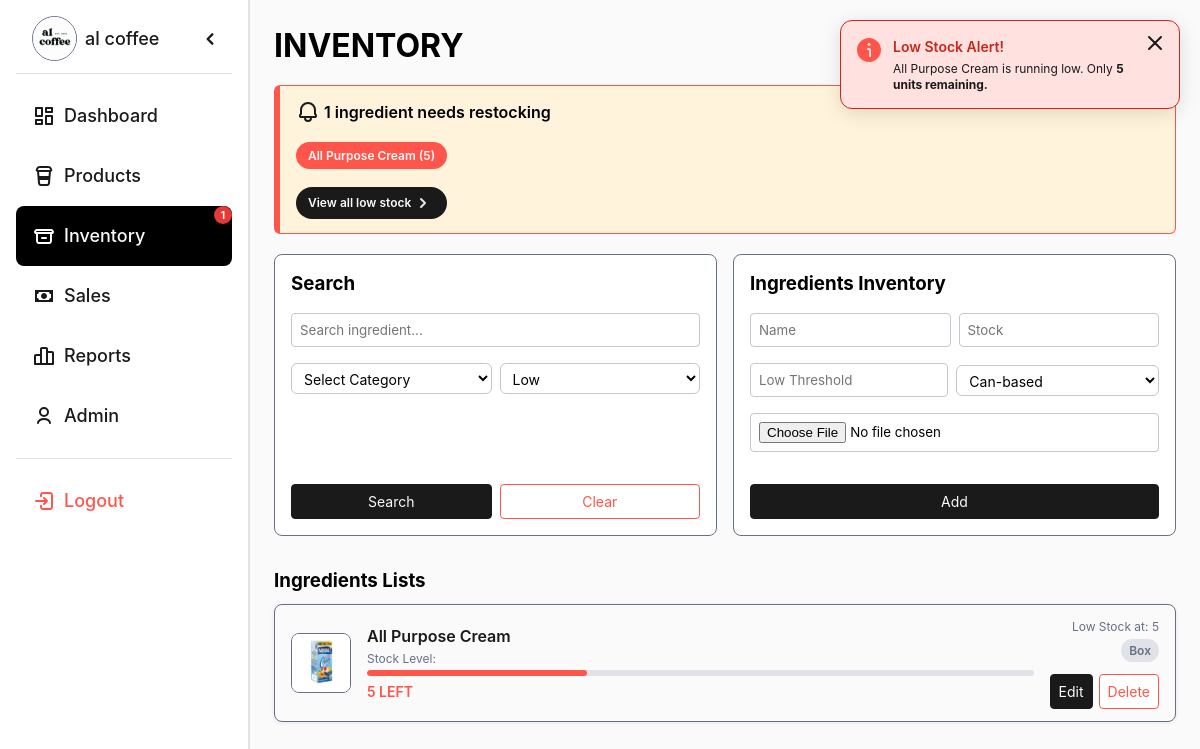
The app's page /package/admin/inventory.php?stock_level=low (signed in), older data.
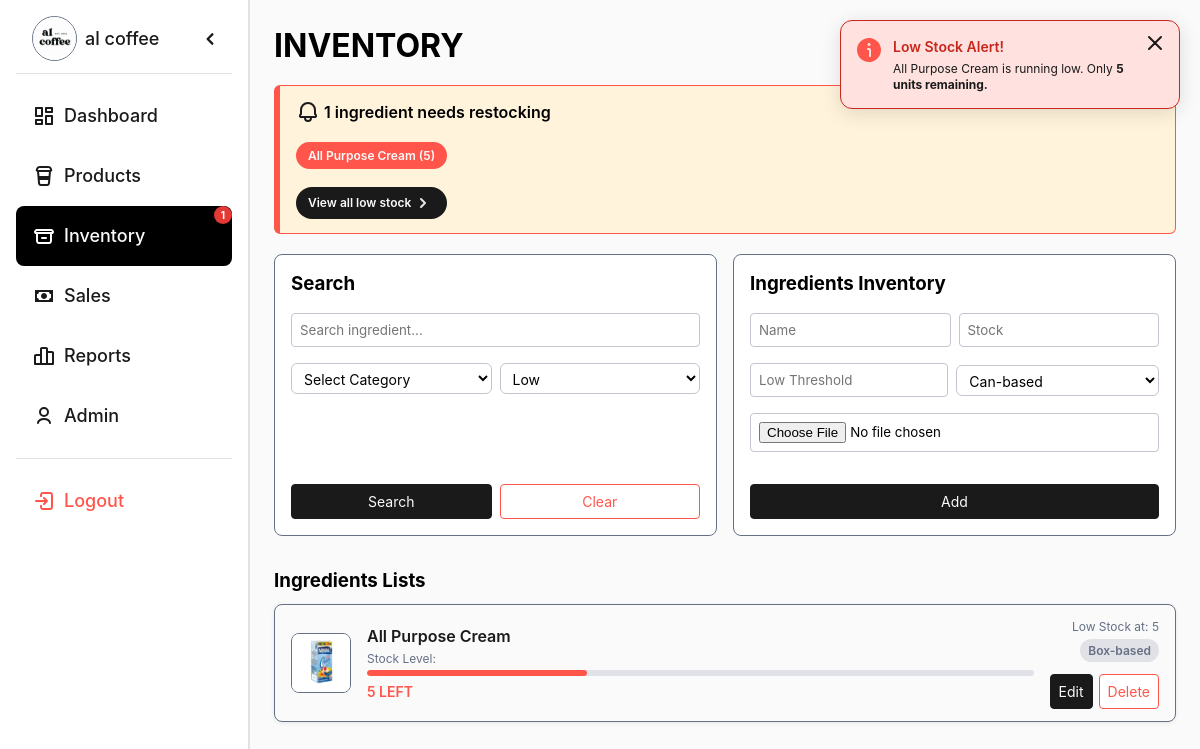
The same page, newer data.
### tables this page shows
CREATE TABLE IF NOT EXISTS `ingredients` (
  `ingredient_id` int NOT NULL AUTO_INCREMENT,
  `ingredient_name` varchar(255) DEFAULT NULL,
  `stock` int DEFAULT NULL,
  `low_stock_threshold` int DEFAULT NULL,
  `unit` varchar(50) DEFAULT 'pcs',
  `image` varchar(255) DEFAULT NULL,
  PRIMARY KEY (`ingredient_id`)
);

### package/admin/inventory.php (the view, shortened to what the rows shown need)
<?php
$conn = new mysqli("localhost", "root", "", "login");
$stockLevel = trim($_GET['stock_level'] ?? '');
$conditions = [];
if ($stockLevel === 'low') {
    $conditions[] = "stock <= low_stock_threshold";
} elseif ($stockLevel === 'mid') {
    $conditions[] = "stock > low_stock_threshold AND stock <= low_stock_threshold * 3";
} elseif ($stockLevel === 'high') {
    $conditions[] = "stock > low_stock_threshold * 3";
}
$sql = "SELECT * FROM ingredients";
if (!empty($conditions)) {
    $sql .= " WHERE " . implode(" AND ", $conditions);
}
$ingStmt = $conn->prepare($sql);
$ingStmt->execute();
$ingredients = $ingStmt->get_result();
$lowStockAlerts = [];
$lowIngStmt = $conn->prepare("
    SELECT ingredient_name AS label, stock, low_stock_threshold
    FROM ingredients
    WHERE stock <= low_stock_threshold
    ORDER BY ingredient_name
");
$lowIngStmt->execute();
$lowIngResult = $lowIngStmt->get_result();
while ($r = $lowIngResult->fetch_assoc()) {
    $lowStockAlerts[] = $r;
}
$notif = null;
?>
<!DOCTYPE html>
<html lang="en">
<head>
    <link rel="stylesheet" href="../../resources/css/general.css">
    <link rel="stylesheet" href="../../resources/css/design_tokens/primitives.css">
    <link rel="stylesheet" href="../../resources/css/design_tokens/mapping.css">
    <link rel="stylesheet" href="../../resources/css/partials/header.css">
    <link rel="stylesheet" href="../../resources/css/partials/side_nav.css">
    <link rel="stylesheet" href="../../resources/css/main_interface.css">
     <link rel="stylesheet" href="../../resources/css/inventory.css">
</head>
<body>
<div class="container">
    <div class="main">
        <h1>INVENTORY</h1>
        <?php if (!empty($lowStockAlerts)): ?>
        <div id="low-stock-alert">
            <div class="alert-items alert-items--flex">
                <?php foreach ($lowStockAlerts as $alert): ?>
                    <span class="alert-tag"
                          title="Stock: <?= intval($alert['stock']) ?> / Threshold: <?= intval($alert['low_stock_threshold']) ?>">
                         <?= htmlspecialchars($alert['label']) ?> (<?= intval($alert['stock']) ?>)
                    </span>
                <?php endforeach; ?>
            </div>
        </div>
        <?php endif; ?>
         <div class="grid-container">
        <div class="ingredient-grid">
            <?php while ($row = $ingredients->fetch_assoc()):
                if ($row['stock'] <= $row['low_stock_threshold']) {
                    $cls      = 'low';
                    $barClass = 'bar-low';
                } elseif ($row['stock'] <= $row['low_stock_threshold'] * 3) {
                    $cls      = 'mid';
                    $barClass = 'bar-mid';
                } else {
                    $cls      = 'high';
                    $barClass = 'bar-high';
                }
                $maxRef = max($row['low_stock_threshold'] * 3, 1);
                $pct    = min(100, round(($row['stock'] / $maxRef) * 100));
            ?>
            <div class="ingredient-card ingredient-card--flex">
                <?php if (!empty($row['image'])): ?>
                    <img src="../../resources/images/uploads/<?= htmlspecialchars($row['image']) ?>"
                         alt="<?= htmlspecialchars($row['ingredient_name']) ?>">
                <?php else: ?>
                    <div class="img-placeholder">📦</div>
                <?php endif; ?>
                <div class="card-info">
                    <div class="card-name"><?= htmlspecialchars($row['ingredient_name']) ?></div>
                    <div class="card-stock-label">Stock Level:</div>
                    <div class="stock-bar-wrap">
                        <div class="stock-bar-fill <?= $barClass ?>" style="width:<?= $pct ?>%"></div>
                    </div>
                    <div class="card-stock-count card-stock-count--flex <?= $cls ?>">
                     <?= intval($row['stock']) ?> LEFT
                    </div>
                </div>
            <div class="card-right-container card-right-container--flex">
                <div class="card-right card-right--flex">
                    <div class="card-limit">Low Stock at: <?= intval($row['low_stock_threshold']) ?></div>
                    <div class="card-unit"><?= htmlspecialchars($row['unit']) ?></div>
                </div>
                 <div class="card-actions">
                        <form method="POST" class="form-inline">
                            <button name="edit_ing" class="edit-btn">Edit</button>
                        </form>
                        <form method="POST" class="form-inline"
                              onsubmit="return confirm('Delete ingredient?')">
                            <button name="delete_ing" class="delete-btn">Delete</button>
                        </form>
                    </div>
            </div>
            </div>
            <?php endwhile; ?>
        </div>
        </div>
    </div>
</div>
<?php $hasNotifs = ($notif !== null) || !empty($lowStockAlerts); ?>
<?php if ($hasNotifs): ?>
<div id="notif-container">
    <?php foreach ($lowStockAlerts as $alert): ?>
    <div class="notif-card notif-card--flex notif-lowstock">
        <span class="notif-icon">
            <img src="../../resources/images/icons/Communication/fi-sr-info-warning.svg" alt="Note">
        </span>
        <div class="notif-body">
            <div class="notif-title">Low Stock Alert!</div>
            <div class="notif-msg">
                <?= htmlspecialchars($alert['label']) ?> is running low.
                Only <strong><?= intval($alert['stock']) ?> units remaining.</strong>
            </div>
        </div>
        <a href="inventory.php" class="notif-close-link">
            <img src="../../resources/images/icons/Menu/Close_MD.svg" alt="Close">
        </a>
    </div>
    <?php endforeach; ?>
</div>
<?php endif; ?>
</body>
</html>

Row changes from the older to the newer data that the page shows:
changed ingredients "All Purpose Cream": unit "Box" → "Box-based"
